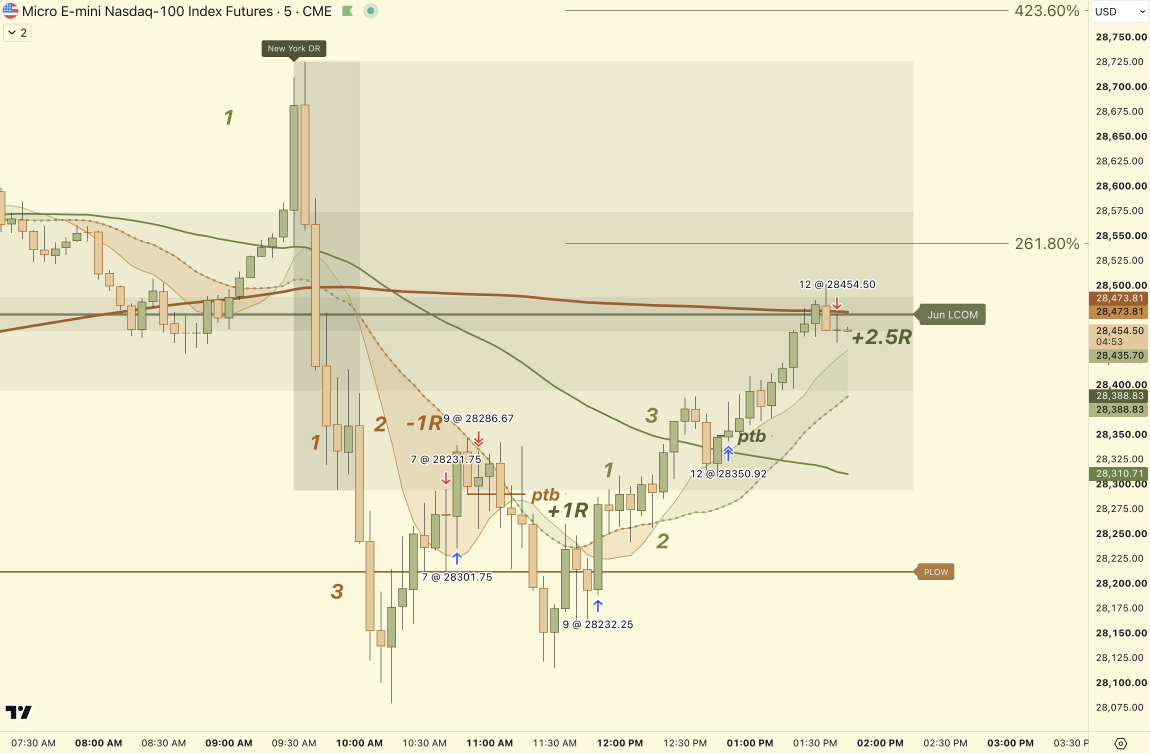
#> input picture edu/123sequence/stoic_trade2.png, 3450 x 2258 px, found by its file name (shown at 1/3 size)
$ python fit_marked_chart.py edu/123sequence/stoic_trade2.png --last-bar 2026-07-31T13:45
#> lines starting #> are read from the running program, lines starting #| are printed output that depends on the picture; after the words box and inside, x2 and y2 are one past the last pixel; in counts of white or black regions, pixels touching at a corner belong together
### stoic/bars.py
"""Load 1-minute bars from data/historical and derive every other timeframe by resampling.

Source: ``data/historical/{symbol}_1m.parquet``, produced by
``scripts/normalize_historical_bars.py`` — a tz-aware UTC `DatetimeIndex` named ``ts_event`` holding
the bar start, columns ``symbol, instrument_id, publisher_id, open, high, low, close, volume,
source``. This module treats that file as the single source of truth for 1-minute bars; every other
timeframe is derived from it by
`resample`, which is pure (no disk writes, no caching) and takes ~0.2s per symbol/timeframe on the
full history — materialising resampled parquet is deliberately not in scope.

Timeframe semantics
--------------------
Intraday bars (5m/15m/60m) floor the UTC clock (``label="left"``, ``closed="left"``) and drop any
bucket with no source 1m bars — the vendor never emits empty bars, so re-inserting them here would
disagree with ``data/historical/{symbol}_1h.parquet``, which is exactly what
``scripts/check_bar_spine.py`` Gate A checks for 60m. ``instrument_id``/``publisher_id`` are dropped
(a bucket can span more than one source row) and ``source`` is overwritten with
``"resampled-1m"``.

1D and 1W bars are grouped by CME trading day / ISO week via `stoic.sessions.session_date`, not by
the UTC calendar — a trading day runs 18:00 ET to 17:00 ET the next day, so grouping by UTC date
would split a session across two rows. Both stay indexed by the UTC instant their trading day (1D)
or its first trading day (1W) opened, so the index stays UTC, monotonic, and labelled by bar start
like the intraday frames.
"""

from __future__ import annotations

from datetime import date
from pathlib import Path

import pandas as pd

from stoic.sessions import label_sessions, session_date, session_open_utc

REPO_ROOT = Path(__file__).resolve().parents[1]
HISTORICAL = REPO_ROOT / "data" / "historical"

TIMEFRAMES = ("1m", "5m", "15m", "60m", "1D", "1W")
SYMBOLS = ("NQ", "ES")

RESAMPLED_SOURCE = "resampled-1m"

# Intraday floor frequency for pandas .resample().
_INTRADAY_FREQ = {"5m": "5min", "15m": "15min", "60m": "60min"}

# Bar duration per timeframe, used as label_sessions's bar_span for the open-containment checks.
# 1D/1W are approximate (a trading day is 22-24h, not exactly 24h, around DST) but only need to
# comfortably contain the london/ny open instants of their own session_date, which they do.
BAR_SPAN = {
    "1m": pd.Timedelta(minutes=1),
    "5m": pd.Timedelta(minutes=5),
    "15m": pd.Timedelta(minutes=15),
    "60m": pd.Timedelta(minutes=60),
    "1D": pd.Timedelta(days=1),
    "1W": pd.Timedelta(weeks=1),
}

_INTRADAY_AGG = {
    "symbol": "first",
    "open": "first",
    "high": "max",
    "low": "min",
    "close": "last",
    "volume": "sum",
}


def load_1m(symbol: str) -> pd.DataFrame:
    """Load the source 1-minute bars for `symbol` (NQ or ES) unchanged, validated on the way in."""
    if symbol not in SYMBOLS:
        raise ValueError(f"unknown symbol {symbol!r}, expected one of {SYMBOLS}")
    frame = pd.read_parquet(HISTORICAL / f"{symbol}_1m.parquet")
    _validate(frame, f"{symbol} 1m")
    return frame


# [76 lines left out: functions resample, _resample_intraday, _resample_daily, _resample_weekly, not called in this run]


def load_bars(symbol: str, timeframe: str, *, sessions: bool = False) -> pd.DataFrame:
    """Load `symbol` at `timeframe`, resampling from 1m as needed.

    With `sessions=True`, joins `stoic.sessions.label_sessions` columns (session_date, session,
    rth, is_london_open, is_ny_open, past_flatten) onto the result, using this timeframe's own
    `BAR_SPAN` for the open-containment checks. `1D` already carries a `session_date` column from
    resampling; the duplicate from `label_sessions` is dropped rather than joined.
    """
    if timeframe not in TIMEFRAMES:
        raise ValueError(f"unknown timeframe {timeframe!r}, expected one of {TIMEFRAMES}")

    out = resample(load_1m(symbol), timeframe)

    if sessions:
        labels = label_sessions(out.index, bar_span=BAR_SPAN[timeframe])
        labels = labels.drop(columns=[c for c in labels.columns if c in out.columns])
        out = out.join(labels)

    return out


# [17 lines left out: function _validate, not called in this run]


__all__ = [
    "BAR_SPAN",
    "SYMBOLS",
    "TIMEFRAMES",
    "load_1m",
    "load_bars",
    "resample",
]

### scripts/fit_marked_chart.py
"""Fit a marked chart's two axes off the artifact, then resolve its marks to bars.

`scripts/date_marked_chart.py` says which *session* a §10 screenshot is. This says which *bar*
every mark on it sits on, which is what a Phase 3 label needs (`docs/PHASE3.md` section 2).

The method reads the artifact, never our own output:

1. **The time axis.** TradingView draws candle bodies in flat, exact colours, so a body mask gives
   the candle columns directly. Their centres fit a comb ``x = phase + spacing * slot`` to within
   a few pixels. The last candle is the in-progress one, and the countdown in the last-price tag
   says how far into it the screenshot was taken — so ``--last-bar`` anchors the whole comb.
2. **The price axis.** With the comb anchored, every slot has a known bar, and a least-squares fit
   of body ends (``max(open, close)`` and ``min(open, close)``) against our bars gives
   ``price = p0 + scale * y``. The residual is the check: on `T1`/`T2` it is 0.9-1.0 points sd over
   120-150 body ends, and the fitted gridlines land on TradingView's own printed axis labels.
3. **The marks.** Execution arrows are two exact colours; their blob centres go through the comb to
   a bar. ``--probe`` walks a pixel column and prices every horizontal line it crosses, which is how
   a drawn `ptb` level, `PLOW` or a plotted moving average is read.

Usage::

    python scripts/fit_marked_chart.py edu/123sequence/stoic_trade2.png --last-bar 2026-07-31T13:45
    python scripts/fit_marked_chart.py <png> --last-bar <ts> --probe 1550 2200

Three things this script is not:

* **Not a labeller.** It resolves marks to bars. Which mark means what is read against
  `docs/RULEBOOK.md` §10 and recorded with its provenance.
* **Not a reader of the count.** The italic 1/2/3 are chart-anchored but hand-placed, and on
  `T1`/`T2` their x-order is not the count order — `docs/CONSTRAINTS.md`. Locating a numeral says
  where the text sits, never which bar it counts.
* **Not tolerant of a wrong ``--last-bar``.** A one-bar error shifts every mark by one bar. The
  price residual has caught it on every fixture so far — `LT4` gives 0.92 pts sd at 22:15 against
  16.9 and 17.4 one bar either side, `LT3` 0.69 against 16.4 and 19.2 — but the fit does absorb
  some of the error, so anchor on the countdown and sweep the neighbours rather than trust one run.

**A session break needs no special handling, and this docstring used to say it did.** The chart
draws no gap for the CME maintenance hour and neither does our 5m frame, which simply holds no bars
between 17:00 and 18:00 ET — so ``last_index - k`` walks across it correctly from either side.
`LT3`/`LT4` spans that break and reported 16.95 points sd for a different reason: **four of its
candles draw no body pixels** — dojis, and candles under the shaded session boxes — and each leaves
a two-slot gap that the old ``span / median_gap`` seed could not see, so the comb searched 134-138
slots when the truth was 139 and the spacing came out 6% long. ``fit_comb`` now seeds the count by
counting the gaps. **The absolute comb residual is not a gate** — `T1` fits cleanly at 10.22 px on
a 39 px spacing — but a residual near *half* the spacing, as `LT4`'s 10.79 px on 22 px was, means
the search never contained the true slot count. The price residual stays the real check.

Colours are TradingView's default light theme as most §10 fixtures were captured. `LT`
(`step-3-livetrade.png`) is a different theme and reports zero candle columns; it needs
`--dump-colours` and new constants. The fit itself is theme-independent.
"""

from __future__ import annotations

import argparse
import sys
from collections import Counter
from pathlib import Path

import cv2
import numpy as np
import pandas as pd

REPO_ROOT = Path(__file__).resolve().parents[1]
sys.path.insert(0, str(REPO_ROOT))

from stoic.bars import load_bars  # noqa: E402

ET = "America/New_York"

# Exact BGR fills of the default light theme.
BODY_UP = (137, 185, 178)
BODY_DOWN = (158, 203, 228)
ARROW_SELL = (64, 70, 210)
ARROW_BUY = (245, 86, 62)

# Backgrounds and shaded-box tints, so `--probe` can skip them.
BACKGROUND = {
    (222, 249, 252), (208, 235, 238), (194, 223, 224), (182, 211, 212), (190, 217, 219),
    (184, 219, 230), (178, 206, 207), (222, 249, 253), (193, 225, 225), (196, 230, 242),
    (205, 237, 238), (174, 209, 219), (167, 196, 195), (255, 255, 255),
}


def exact(image: np.ndarray, colour: tuple[int, int, int]) -> np.ndarray:
    """Pixels matching `colour` exactly."""
    return np.all(image == np.array(colour, dtype=image.dtype), axis=-1)


def candle_columns(body: np.ndarray, min_width: int = 5) -> list[tuple[int, int]]:
    """Contiguous x-runs carrying body pixels, one per drawn candle."""
    present = body.any(axis=0)
    runs: list[tuple[int, int]] = []
    start = None
    for x, on in enumerate(present):
        if on and start is None:
            start = x
        elif not on and start is not None:
            runs.append((start, x - 1))
            start = None
    if start is not None:
        runs.append((start, len(present) - 1))
    return [r for r in runs if r[1] - r[0] + 1 >= min_width]


def fit_comb(centres: np.ndarray) -> tuple[float, float, float]:
    """Best (spacing, phase, worst residual) for `centres = phase + spacing * slot`.

    Slot assignment and the line fit are alternated to a fixed point. A grid search over
    spacing scored on the worst residual looked simpler and was not: a single stray
    body-coloured blob moves the winner, and a 2 px change in `--xmax` flipped it on `T1`.
    """
    span = float(centres[-1] - centres[0])
    gaps = np.diff(centres)
    step = float(np.median(gaps))
    # Seed the slot count by counting the gaps, NOT by `span / step`: a candle whose body is
    # hidden — a doji, or one drawn under a shaded session box — leaves a two-slot gap, and
    # `span / step` then undercounts by one slot per hidden candle. On `LT4` four are hidden,
    # so the old seed searched 134-138 while the truth was 139 and the fit missed by 6% —
    # a 16.95 pt price residual that was read as a session-break artefact for a day.
    seed = max(1, int(sum(round(g / step) for g in gaps)))
    best: tuple[float, float, float] | None = None
    # Candle centres land on whole pixels, so the spacing is quantised. Seed it off the FULL
    # span for each plausible slot count and keep whichever converges tightest.
    for n in range(max(1, seed - 2), seed + 3):
        spacing, phase = span / n, float(centres[0])
        slots = np.round((centres - phase) / spacing)
        for _ in range(20):
            design = np.vstack([np.ones_like(slots), slots]).T
            coef, *_ = np.linalg.lstsq(design, centres, rcond=None)
            phase, spacing = float(coef[0]), float(coef[1])
            assigned = np.round((centres - phase) / spacing)
            if np.array_equal(assigned, slots):
                break
            slots = assigned
        resid = float(np.abs(centres - (phase + spacing * slots)).max())
        if best is None or resid < best[2]:
            best = (spacing, phase, resid)
    assert best is not None
    return best


def slot_bodies(
    body: np.ndarray, spacing: float, phase: float, xmax: int
) -> dict[int, tuple[int, int]]:
    """Top and bottom pixel of the body drawn in each slot."""
    out: dict[int, tuple[int, int]] = {}
    for slot in range(int((xmax - phase) / spacing) + 1):
        centre = phase + spacing * slot
        x0, x1 = round(centre - spacing / 2 + 3), round(centre + spacing / 2 - 3)
        if x0 < 0 or x1 >= xmax:
            continue
        ys = np.where(body[:, x0 : x1 + 1].any(axis=1))[0]
        if len(ys):
            out[slot] = (int(ys.min()), int(ys.max()))
    return out


# [28 lines left out: function fit_price, not called in this run]


def main() -> int:
    parser = argparse.ArgumentParser(description=__doc__)
    parser.add_argument("image", type=Path)
    parser.add_argument(
        "--last-bar",
        required=True,
        help="ET timestamp of the last, in-progress candle, e.g. 2026-07-31T13:45",
    )
    parser.add_argument("--symbol", default="NQ")
    parser.add_argument("--timeframe", default="5m")
    parser.add_argument(
        "--xmax", type=int, default=None, help="right edge of the plot area (default: 94%%)"
    )
    parser.add_argument(
        "--probe", type=int, nargs="*", default=[], help="price every line at these x"
    )
    parser.add_argument(
        "--dump-colours", action="store_true", help="print the colour histogram and exit"
    )
    args = parser.parse_args()

    image = cv2.imread(str(args.image))
#> image is the input picture: shape (2258, 3450, 3); mean B, G, R 206.9, 234.7, 238.1
    if image is None:
        print(f"cannot read {args.image}", file=sys.stderr)
        return 1
    xmax = args.xmax or int(image.shape[1] * 0.94)
    plot = image[:, :xmax]
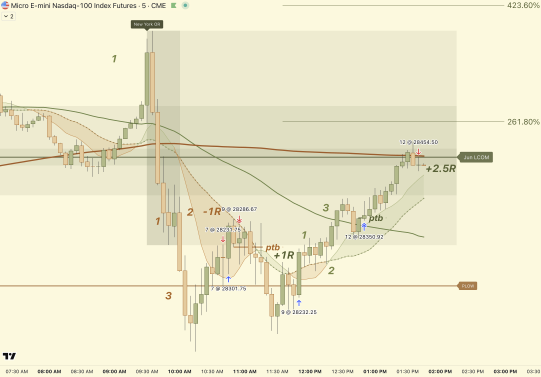
#> plot: shape (2258, 3243, 3) (shown at 1/6 size); mean B, G, R 207.6, 235.5, 238.8

    if args.dump_colours:
        counts = Counter(map(tuple, plot.reshape(-1, 3)))
        for colour, n in counts.most_common(30):
            print(f"  BGR {tuple(int(v) for v in colour)}  {n:,}")
        return 0

    body = exact(plot, BODY_UP) | exact(plot, BODY_DOWN)
#> in exact, `return np.all(image == np.array(colour, dtype=image.dtype), axis=-1)`:
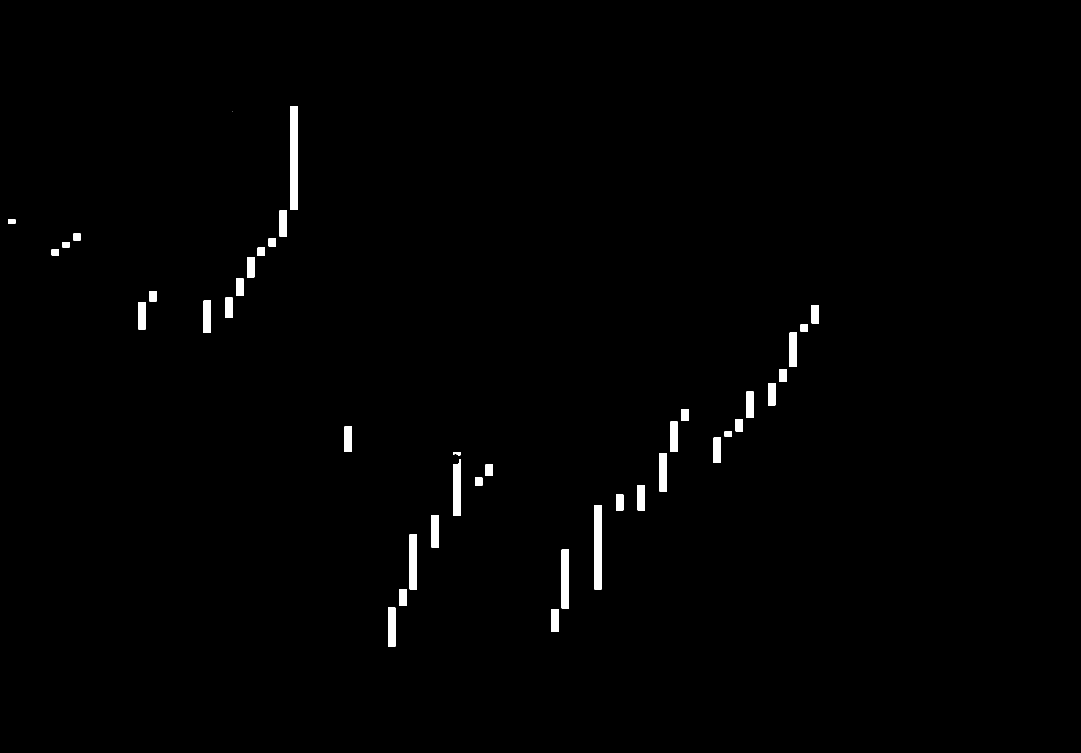
#> returned value: shape (2258, 3243) bool (shown at 1/3 size); 0.89% white; 41 white regions (1 under 20 px), largest, box (x1, y1, x2, y2) and area: (871, 318, 893, 630) 6864, (1783, 1515, 1805, 1768) 5566, (1685, 1649, 1707, 1825) 3872
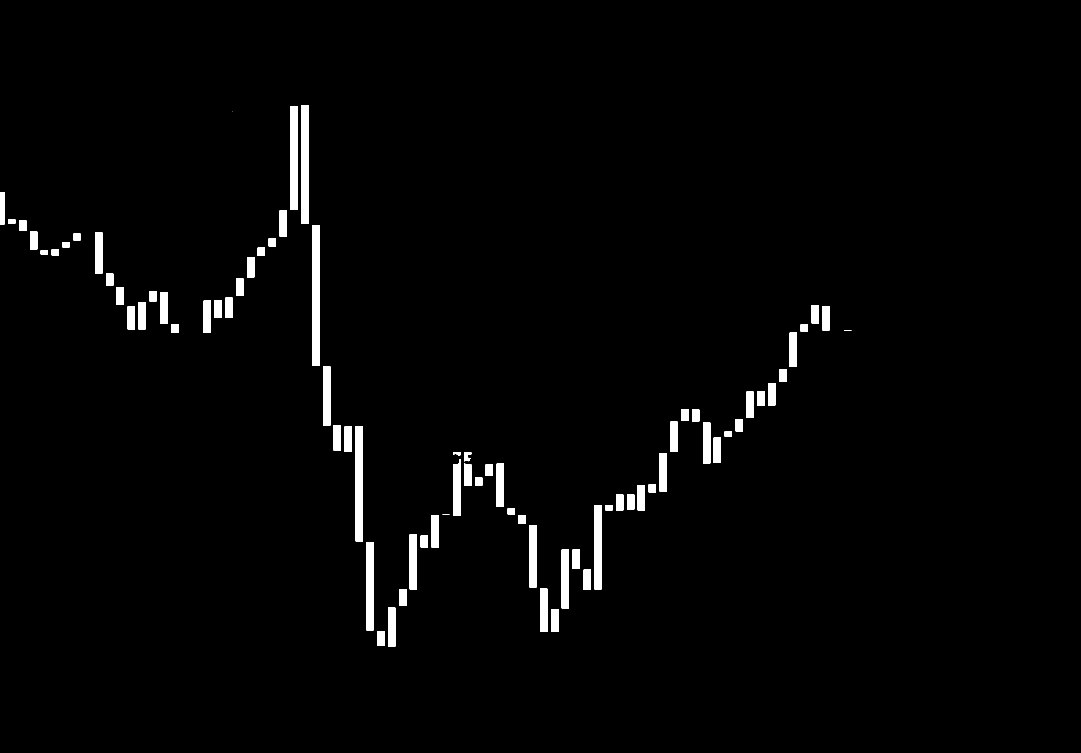
#> body: shape (2258, 3243) bool (shown at 1/3 size); 1.9% white; 78 white regions (1 under 20 px), largest, box (x1, y1, x2, y2) and area: (936, 675, 958, 1098) 9306, (904, 316, 926, 672) 7832, (1067, 1278, 1089, 1624) 7612
    columns = candle_columns(body)
#> the loop in candle_columns, `for x, on in enumerate(present):` made 3243 passes
#> on on passes 1 to 4: True, True, True, True
#> after the loop in candle_columns, `for x, on in enumerate(present):`: runs = 75 pairs, first value 0 to 2532, second value 13 to 2553
#> columns has the same summary as runs in candle_columns
    if len(columns) < 10:
        print(
            f"only {len(columns)} candle columns found — wrong theme? try --dump-colours",
            file=sys.stderr,
        )
        return 1
    centres = np.array([(a + b) / 2 for a, b in columns])
#> centres = 75 values from 6.5 to 2542.5
    spacing, phase, comb_resid = fit_comb(centres)
#> in fit_comb, `span = float(centres[-1] - centres[0])`: span = 2536
#> in fit_comb, `gaps = np.diff(centres)`: gaps = 74 values, max 98 at index 15, min 28 at index 0, mean 34.27
#> in fit_comb, `step = float(np.median(gaps))`: step = 33
#> in fit_comb, `seed = max(1, int(sum(round(g / step) for g in gaps)))`: seed = 78
#> the loop in fit_comb, `for n in range(max(1, seed - 2), seed + 3):` made 5 passes
#> (resid, best) on passes 1, 3: (16.09, (33.61, -0.944, 16.09)), (3.93, (32.56, 2.57, 3.93))
#> spacing = 32.56; phase = 2.57; comb_resid = 3.93

    bodies = slot_bodies(body, spacing, phase, xmax)
#> the loop in slot_bodies, `for slot in range(int((xmax - phase) / spacing) + 1):` made 100 passes
#> (centre, x0, x1) on passes 1 to 4: (2.57, -11, 16), (35.13, 22, 48), (67.69, 54, 81), (100.3, 87, 114)
#> after the loop in slot_bodies, `for slot in range(int((xmax - phase) / spacing) + 1):`: out = 74 items
#> bodies = 74 items
    # The last DETECTED CANDLE, never max(bodies): a stray body-coloured glyph past the live
    # edge would otherwise shift every mark on the chart.
    last_slot = round((centres[-1] - phase) / spacing)
#> last_slot = 78

    bars = load_bars(args.symbol, args.timeframe).reset_index()
    bars = bars.assign(et=bars["ts_event"].dt.tz_convert(ET))
    anchor = pd.Timestamp(args.last_bar, tz=ET)
    match = bars.index[bars["et"] == anchor]
    if len(match) != 1:
        print(
            f"--last-bar {anchor} is not a {args.timeframe} bar of {args.symbol}", file=sys.stderr
        )
        return 1
    last_index = int(match[0])

    p0, scale, resid = fit_price(bodies, bars, last_slot, last_index)

    def price_at(y: float) -> float:
        return p0 + scale * y

    def bar_of(slot: float) -> pd.Series:
        return bars.iloc[last_index - (last_slot - round(slot))]

    print(f"{args.image}  {image.shape[1]}x{image.shape[0]}  plot x<{xmax}")
    print(
        f"comb    : spacing {spacing:.3f} px, phase {phase:.2f},"
        f" worst residual {comb_resid:.2f} px"
    )
    print(
        f"anchor  : slot {last_slot} = {anchor:%Y-%m-%d %H:%M} ET"
        f" ({args.symbol} {args.timeframe})"
    )
    print(f"price   : {p0:.3f} {scale:+.5f} * y   [{1 / -scale:.3f} px per point]")
    print(
        f"residual: {len(resid)} body ends, sd {resid.std():.2f} pts,"
        f" max {np.abs(resid).max():.2f} pts"
        "   (chart vs our bars — the fit's only check)"
    )

    print("\nexecution arrows")
    found = False
    for name, colour in (("SELL", ARROW_SELL), ("BUY", ARROW_BUY)):
        mask = exact(plot, colour).astype(np.uint8)
        count, _, stats, _ = cv2.connectedComponentsWithStats(mask, 8)
        seen: set[int] = set()
        for i in range(1, count):
            x, _y, w, _h, area = stats[i]
            if area < 200:
                continue
            slot = float(x + w / 2 - phase) / spacing
            # Right of the live edge there are no bars, only widgets drawn in the same two
            # colours — the open-position P&L pill and the blue/red price-axis tags. `LT3`
            # carries all three.
            if not -0.5 <= slot <= last_slot + 0.5:
                continue
            if round(slot) in seen:
                continue
            seen.add(round(slot))
            row = bar_of(slot)
            found = True
            print(
                f"  {name:4s} slot {slot:6.2f} -> {row.et:%Y-%m-%d %H:%M} ET"
                f"   bar o{row.open} h{row.high} l{row.low} c{row.close}"
            )
    if not found:
        print("  none")

    for x in args.probe:
        print(f"\nlines at x={x} (slot {(x - phase) / spacing:.2f})")
        column = image[:, x]
        y = 0
        while y < len(column):
            colour = tuple(int(v) for v in column[y])
            if colour in BACKGROUND:
                y += 1
                continue
            y0 = y
            while y < len(column) and tuple(int(v) for v in column[y]) == colour:
                y += 1
            if y - y0 >= 2:
                print(f"  y {y0}-{y - 1:<5d} BGR {colour}  price {price_at((y0 + y - 1) / 2):9.2f}")
            if y == y0:
                y += 1

    return 0


if __name__ == "__main__":
#> (the run stopped early here; a loop or call above may not have finished)
